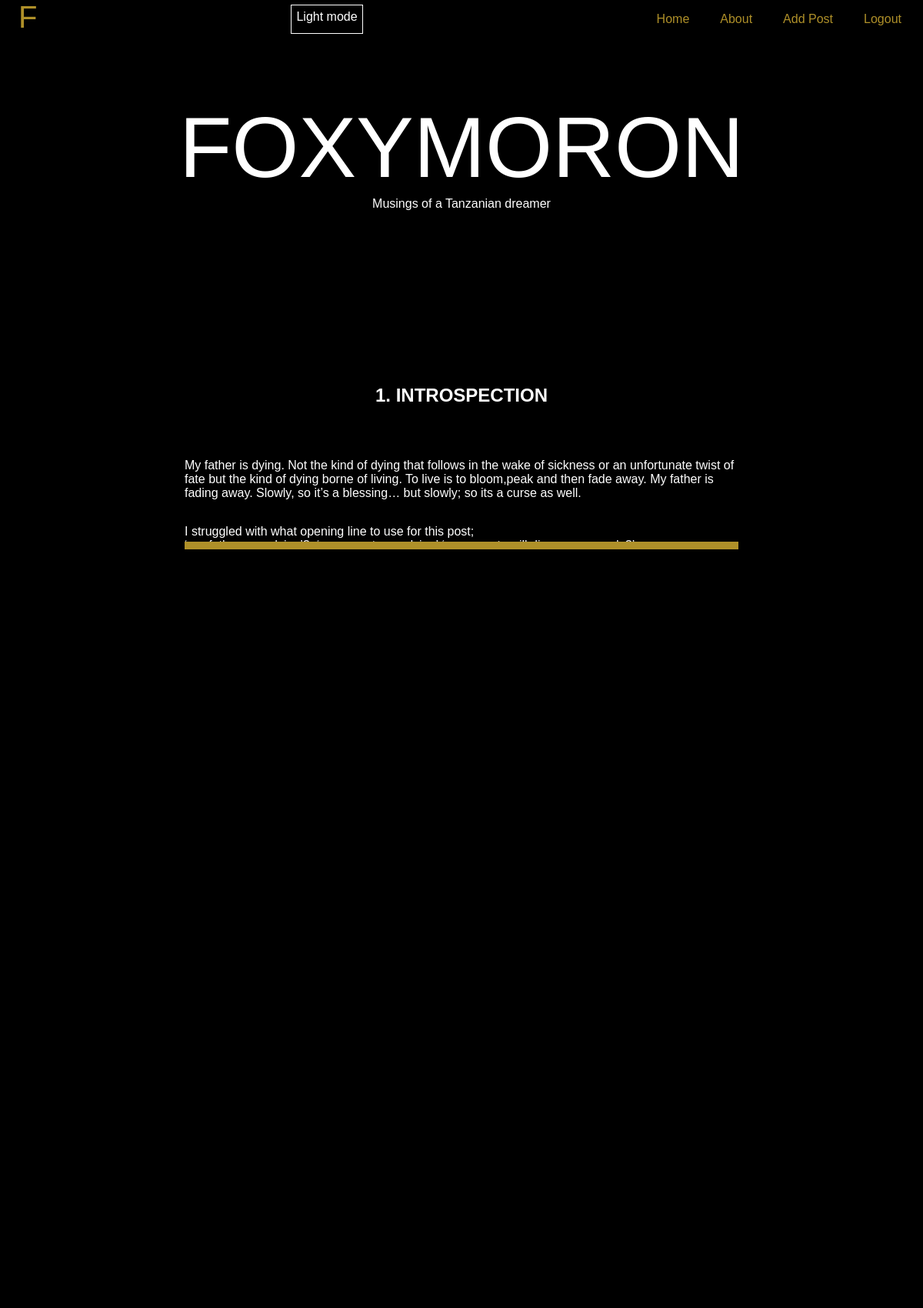
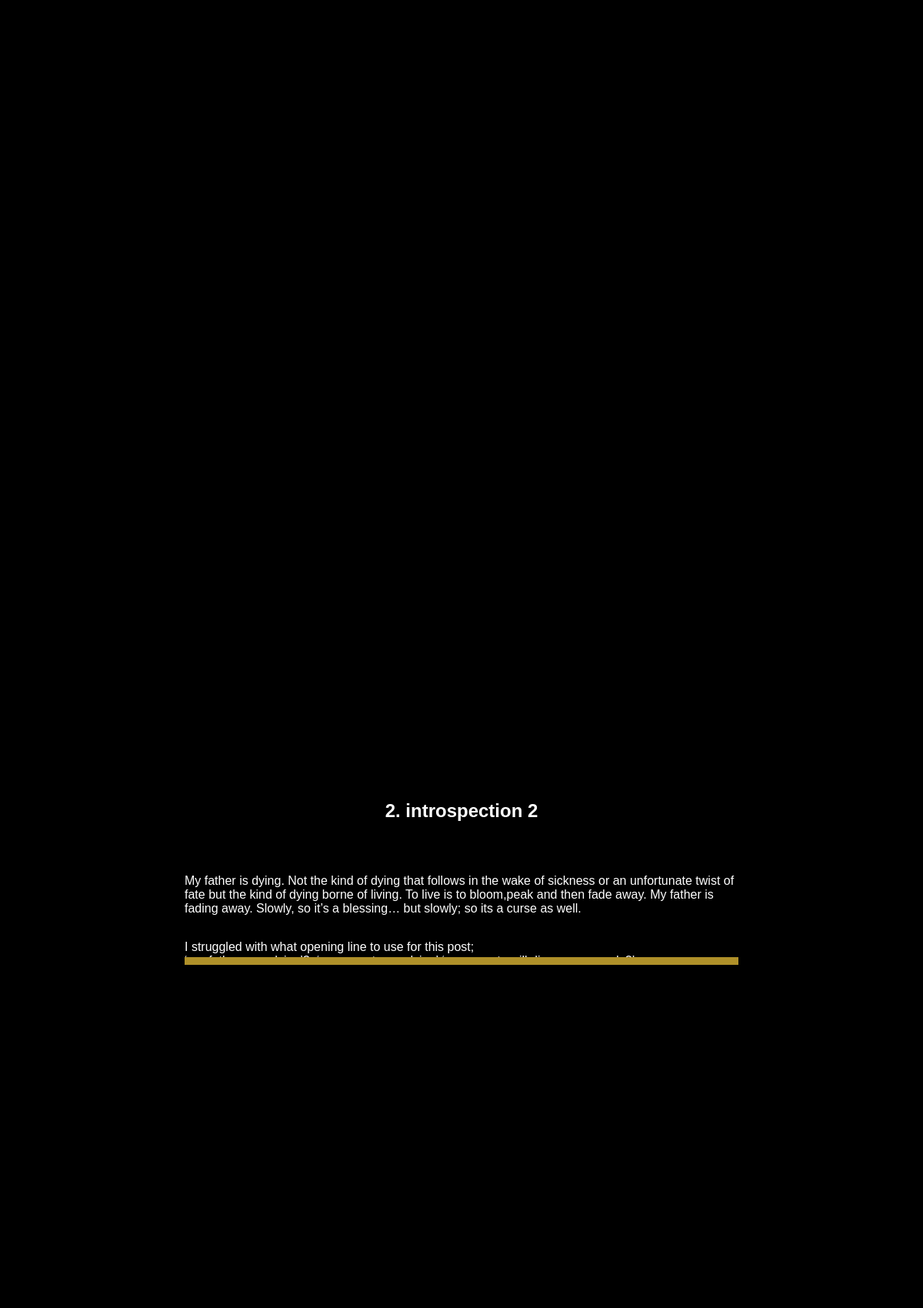
Page /blog/ (signed in, upper part) on the committed database (2 pictures, top to bottom).
### blog/models.py (models this page shows, shortened)
class Post(models.Model):
    title = models.CharField(max_length=100)
    body = models.TextField()
    author = models.CharField(max_length=100)
    published = models.DateField(auto_now_add=True)
    edited = models.DateField(auto_now=True)

### blog/views.py (the view)
# urls.py: path('', PostListView.as_view(), name='home'),
class PostListView(ListView):
    allow_empty = True
    model = Post
    template_name = 'blog/post-list.html'
    def get_context_data(self, **kwargs):
        context = super().get_context_data(**kwargs)
        context['posts'] = Post.objects.all()
        return context

### templates/blog/post-list.html (shortened to what this page needs)
{% load static %}
<!DOCTYPE html>
<html lang="en">
<head>
    <link rel="stylesheet" href="">
    <link rel="stylesheet" href="{% static 'css/styles.css' %}">
</head>
<body class='dark-mode'>
    <header>
        <nav>
            <span id="brand">
                F
            </span>
            <span id="mode-switch" class='mode-switch-light' ></span>
            <ul>
                <li>
                    <a href="{% url 'blog:home' %}">Home</a>
                </li>
                <li>
                    <a href="{% url 'blog:about' %}">About</a>
                </li>
                {% if user.is_authenticated %}
                    <li>
                        <a href="{% url 'blog:add-post' %}">Add Post</a>
                    </li>
                    <li>
                        <a href="{% url 'logout' %}">Logout</a>
                    </li>
                {% endif %}
            </ul>
        </nav>
        <div id="poster">
            <span id="poster-text">
                FOXYMORON
            </span>
            <span>Musings of a Tanzanian dreamer</span>
        </div>
    </header>
    <main>
    <div class="grid">
            {% for post in posts %}
        <div class="box box-stub">
            <div class="main-post">
                <h2>{{post.id}}. {{post.title}}</h2>
                <p>
                {{post.body | linebreaks}}
                <br/>
                </p>
            </div>
        </div>
        {% endfor %}
    </div>
    </main>
    <br>
    <br>
</body>
</html>

### static/css/styles.css (style rules this page uses)
html,body { font-family: 'Montserrat', sans-serif; padding:0; margin:0; }
.dark-mode { background-color:black; color: white }
header { background-color: inherit; box-sizing: border-box; height:60vh; padding:0; margin: 0; }
header nav { background-color: inherit; display: flex; justify-content: space-between; position: fixed; top: 0; width: 100%; padding-bottom: 6vh; }
header nav ul { list-style: none; display:flex; flex-direction: row; align-items: center; align-content: center; }
header nav ul li { margin-right: 2vh; }
header nav ul li a { text-decoration: none; color: #af9029; padding: 0 1.5vh 0 1.5vh; }
#brand { font-size: 2.5rem; color: #af9029; margin-left: 2%; }
.mode-switch-light { font-size: 1rem; color:white; padding: .5%; margin-top:.5%; margin-bottom:.5%; border: solid .5px white; }
#poster { height: 50vh; display:flex; justify-content: center; align-items: center; flex-direction: column; }
#poster-text { font-size: 10rem; }
.main-post { text-align: center; width:100%; }
.main-post h2 { text-align: center; }
.main-post p { text-align: left; }
@media only screen and (min-width: 600px) { .main-post { width:95%; } }
@media only screen and (min-width: 600px) { #poster-text { font-size: 3rem; } }
@media only screen and (min-width: 768px) { .main-post { display:flex; flex-direction: column; justify-items: center; box-sizing: border-box; width:100%; height:inherit; } }
@media only screen and (min-width: 768px) { #poster-text { font-size: 7rem; } }
@media only screen and (min-width: 768px) { .grid { display: grid; grid-template-columns: 100%; justify-items: center; } }
@media only screen and (min-width: 768px) { .box-stub { height: 10%; width:60%; overflow: hidden; border-bottom: solid 10px #af9029; animation: shower 1s; } }

### rows in the picture
Post: id "1", title "INTROSPECTION", body "My father is dying. Not the kind of dying that follows in the wake of sickness or an unfortunate twist of fate but the kind of dying borne of living. To live is to bloom,peak and then fade away. My father is fading away. Slowly, so it’s a blessing… but slowly; so its a curse as well. I struggled with what opening line to use for this post; ‘our fathers are dying’?, ‘our parents are dying’,‘our parents will die, are we ready?’"
Post: id "2", title "introspection 2", body "My father is dying. Not the kind of dying that follows in the wake of sickness or an unfortunate twist of fate but the kind of dying borne of living. To live is to bloom,peak and then fade away. My father is fading away. Slowly, so it’s a blessing… but slowly; so its a curse as well. I struggled with what opening line to use for this post; ‘our fathers are dying’?, ‘our parents are dying’,‘our parents will die, are we ready?’"
